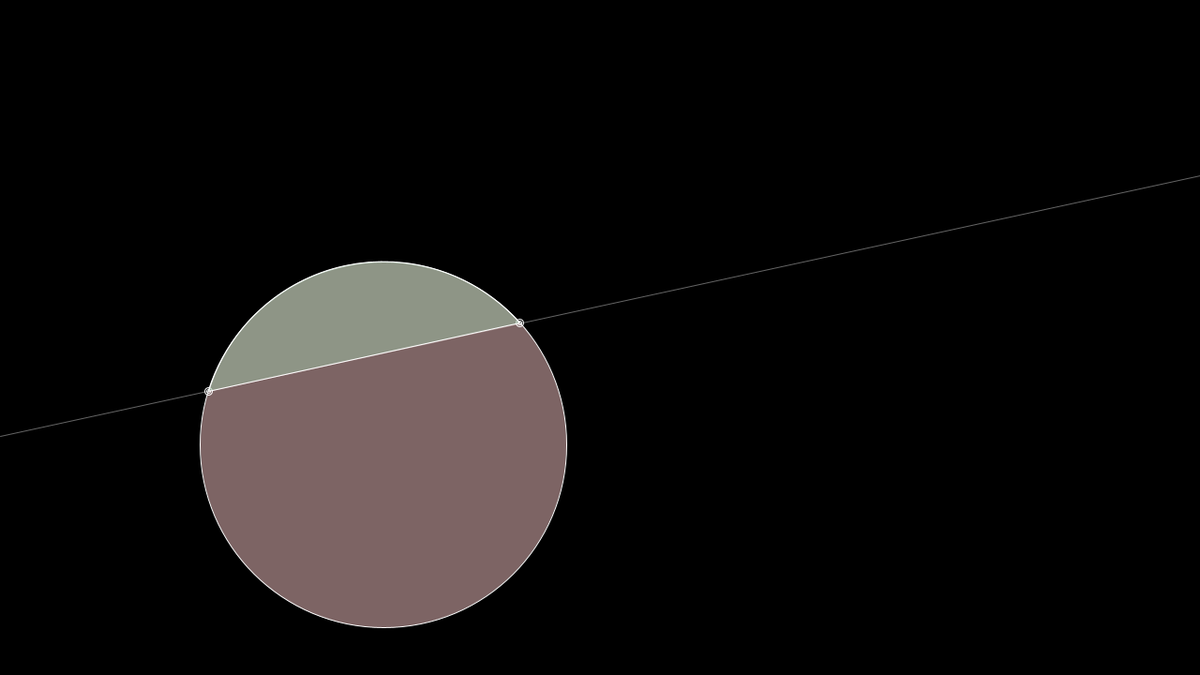
Frame 1 (no input)
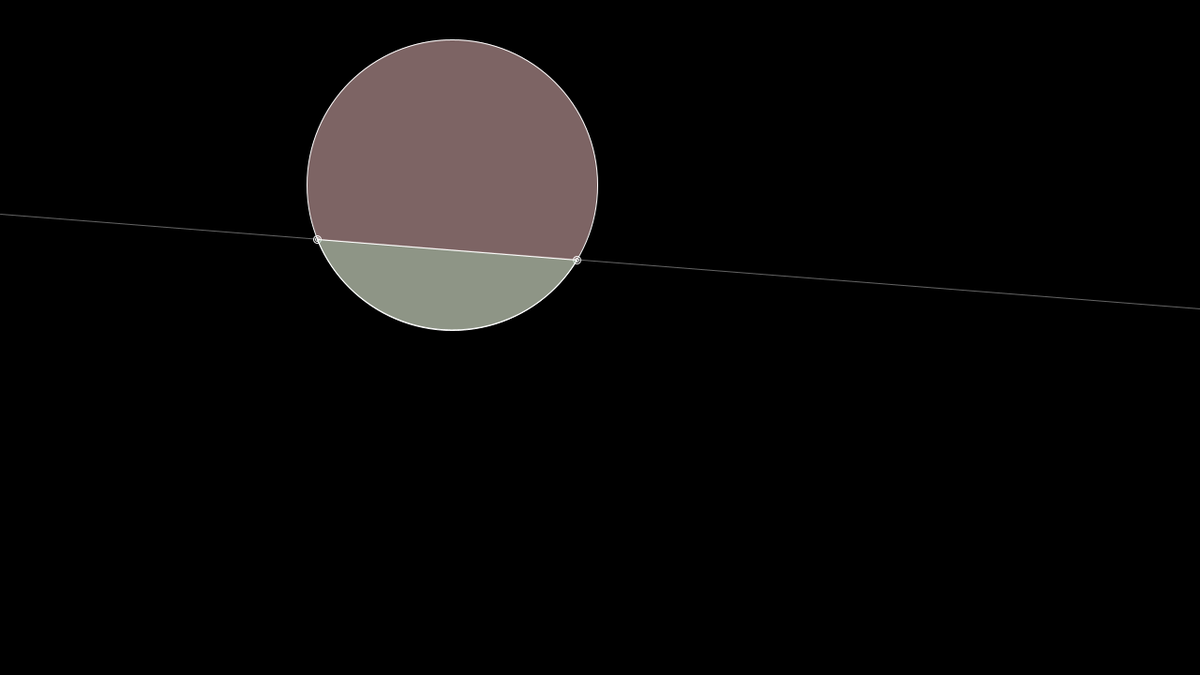
Frame 2 (the mouse pressed at the canvas centre, redrawn once)

The Processing sketch that drew these frames (run headless with seeded random() and noise(); the mouse was pressed at the canvas centre and the sketch redrawn once):

// Processing sketch: line_circle_intersect
// ── line_circle_intersect.pde
PVector p1, p2, c, i1, i2;
boolean intersect = false;
float minRadius = 100;
float maxRadius = 200;


void setup() {
  size(1280, 720);
  pixelDensity(displayDensity());
  smooth();
  colorMode(HSB, 360, 255, 255, 255);
  noLoop();
  ellipseMode(RADIUS);

}

void draw() {
  background(0);
  
  initGeometry();
  intersect = doMathStuff();
  
  translate(width/2, height/2);
  drawGeometry();
}

void keyPressed(){
 if(key == ' ') {
    redraw();
  }
  
  /*if(key == 's') {
    save("screens/screen-"+ day() + "-" + month() + "-" + year() + "-" + hour() + "-" + minute() + "-" + second() + "-" + millis() + ".png");
  }*/
}

void initGeometry() {
  p1 = new PVector(-width/2, random(-height/2, height/2));
  p2 = new PVector(width/2, random(-height/2, height/2));
  float cr = random(minRadius, maxRadius);
  c = new PVector(random((-width/2)+cr+5, (width/2)-cr-5), random((-height/2)+cr+5, (height/2)-cr-5), cr);
}

void drawGeometry() {
  //Draw the line
  stroke(0, 0, 255, 100);
  line(p1.x, p1.y, p2.x, p2.y);
  
  stroke(0,0, 255);
  fill(0, 50, 255, 125);
  ellipse(c.x,c.y, c.z, c.z);
  
  
  
  

  if(intersect) {
    
    noFill();
    ellipse(i1.x, i1.y, 2, 2); 
    ellipse(i2.x, i2.y, 2, 2); 
    ellipse(i1.x, i1.y, 4, 4); 
    ellipse(i2.x, i2.y, 4, 4); 
    
    fill(135, 50, 200, 125);
    if(atan2(i1.y - c.y, i1.x - c.x) < atan2(i2.y - c.y, i2.x - c.x)) {
      arc(c.x, c.y, c.z, c.z, atan2(i1.y - c.y, i1.x - c.x), atan2(i2.y - c.y, i2.x - c.x), CHORD);
    }
    else {
      arc(c.x, c.y, c.z, c.z, atan2(i2.y - c.y, i2.x - c.x), atan2(i1.y - c.y, i1.x - c.x), CHORD);
    }
  }
}


boolean doMathStuff() {

  float dx = p2.x - p1.x;
  float dy = p2.y - p1.y;

  float A = dx * dx + dy * dy;
  float B = 2 * (dx * (p1.x - c.x) + dy * (p1.y - c.y));
  float C = (p1.x - c.x) * (p1.x - c.x) + (p1.y - c.y) * (p1.y - c.y) - c.z * c.z;
  
  float det = B * B - 4 * A * C;

  if ((A <= 0.0000001) || (det < 0))
  {
    println("no intersection");
    return false;
  }
  else if(det == 0) {
    println("tangent");  
    return false;
  }
  else {
    float t = (-B + sqrt(det)) / (2 * A);
    i1 = new PVector(p1.x + t * dx, p1.y + t * dy);
    
    t = (-B - sqrt(det)) / (2 * A);
    i2 = new PVector(p1.x + t * dx, p1.y + t * dy);
    return true;
  }
    
}
